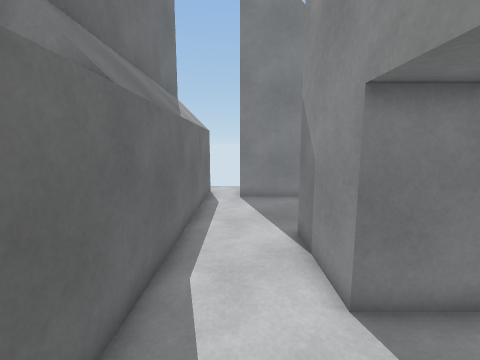
view 1 (above)

17 first-person views from a walk through a scene from a Unity 3-D project. The camera is 1.5 m above the floor, tilts 8° down and sees 90° across. The floor is counted in squares, 0.5 m on a side. Each view is taken from the middle of a square. On the plan, view 1 faces up. The plan holds only what a view shows up to about 19 squares ahead; the rest is blank.

view 2
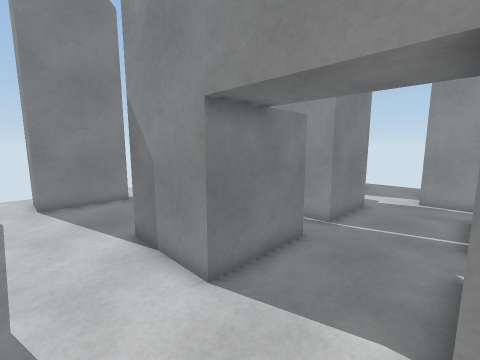

view 3
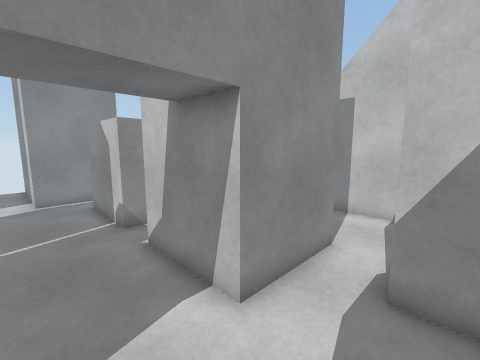

view 4
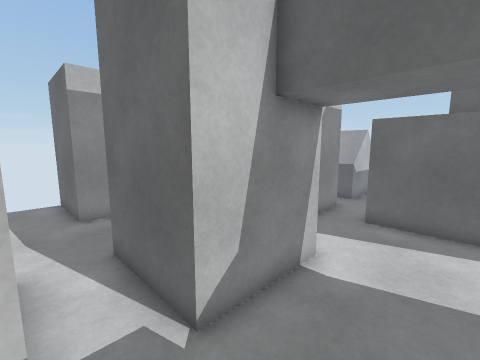

view 5
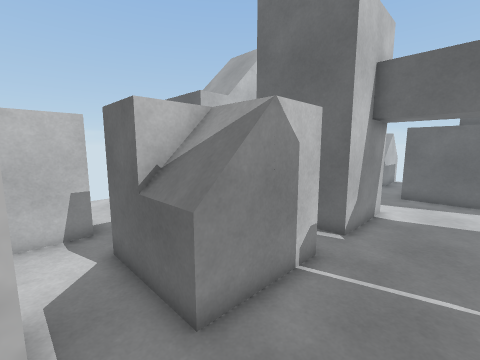

view 6
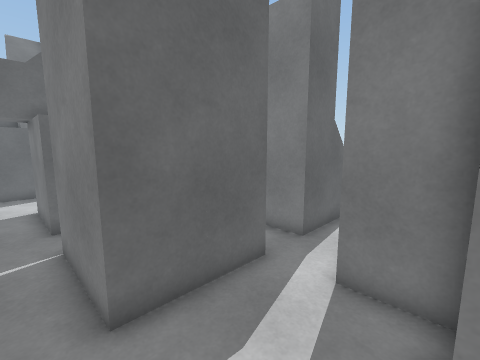

view 7
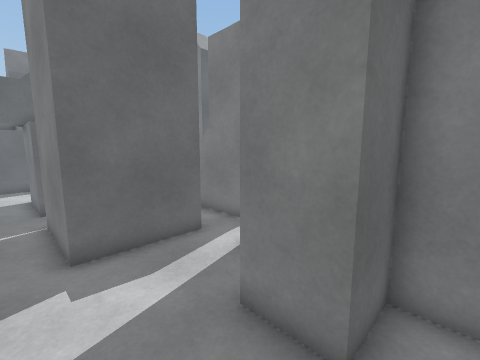

view 8
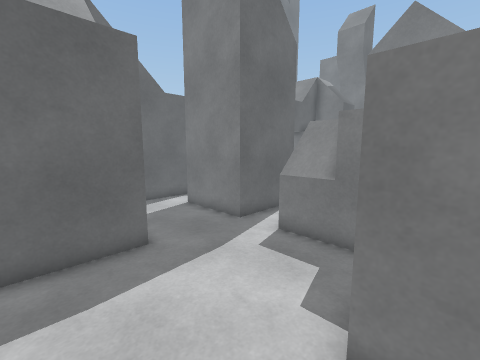

view 9
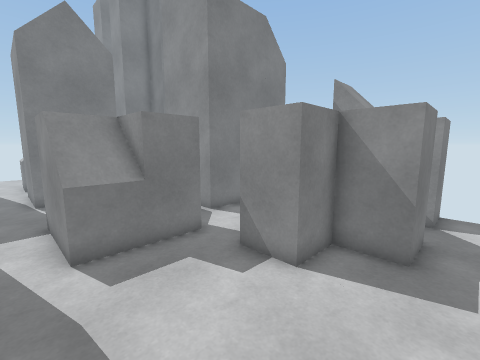

view 10
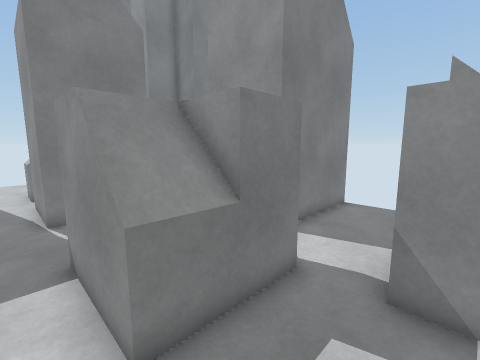

view 11
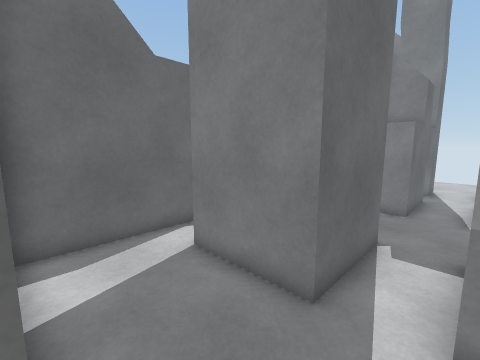

view 12
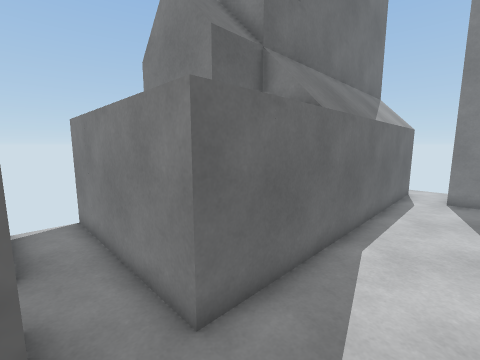

view 13
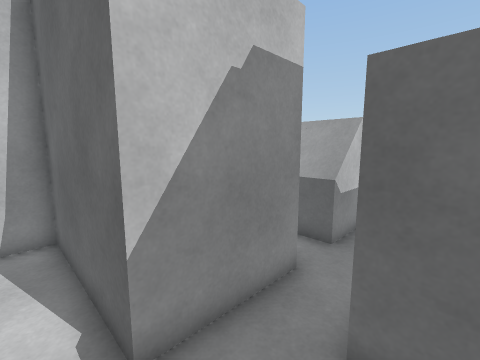

view 14
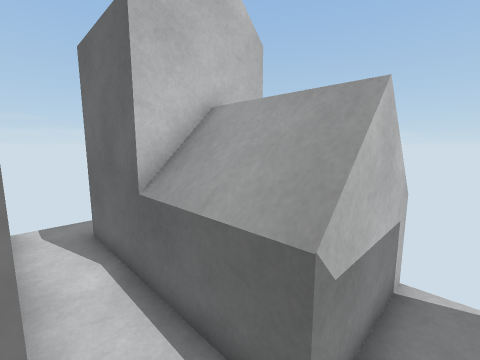

view 15
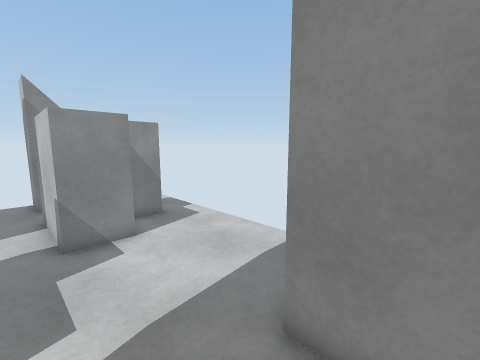

view 16
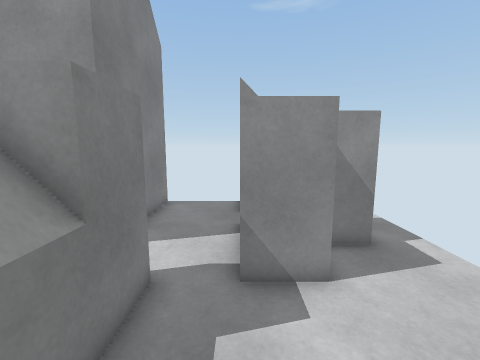

view 17
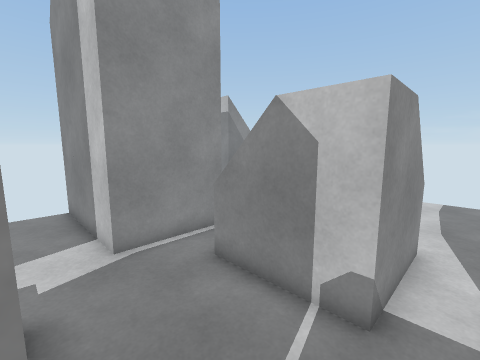

### Floor plan
Key: @ floor where view 1 was taken; # wall or solid block; . floor; ^ raised ledge.
Columns run from 10 left of view 1 to 20 right of it. Each row starts with its distance up from view 1.
 17         ...      ..
 16         #.#     ...
 15         #.#     ...
 14         #.##### ...
 13         #...... ...   ^
 12         #.....  #.^   #
 11         #.....  #.^   #.
 10         #.....  #.^^###.
  9         #....   #.. ....
  8         #...#   #.#   #.### ##
  7         #...#   #.#   #...# #.
  6         #...#   #.#   #...###.
  5         #...#   #.#   #.......
  4         #...#####.#####.......
  3         #.....................
  2         #...............#######
  1         #...............#
  0 #########.@.#####.###^^.#
 -1  ...........#   #.#  ^^.#
 -2 ^^^^^.#####.#   #.#  ##.#######
 -3   ^^^.    #.#   #.^^###.......
 -4   ^^^.    #.#####.^^###.......
 -5   ^^^.    #...................
 -6    ##.    #...........#####.###
 -7     #.    #...........###   #
 -8     #.    #######.....###
 -9     #.          #.......#
-10     #.          #.......###.###
-11     ..          #.............
-12                 #

Where each view was taken, in squares from view 1:
view 1: 0 up, 0 right, facing up
view 2: 0 up, 1 left, facing up-right
view 3: 3 up, 1 left, facing down-right
view 4: 3 up, 8 right, facing down-left
view 5: 3 up, 14 right, facing down-left
view 6: 3 up, 16 right, facing up-left
view 7: 3 up, 19 right, facing up-left
view 8: 11 down, 13 right, facing up-left
view 9: 11 down, 7 right, facing up-right
view 10: 7 down, 7 right, facing up-right
view 11: 8 down, 8 right, facing up-left
view 12: 2 down, 1 right, facing up-left
view 13: 1 up, 1 right, facing down-left
view 14: 1 down, 4 left, facing down-left
view 15: 5 down, 4 right, facing down-right
view 16: 6 down, 7 right, facing right
view 17: 4 up, 7 right, facing down-right
